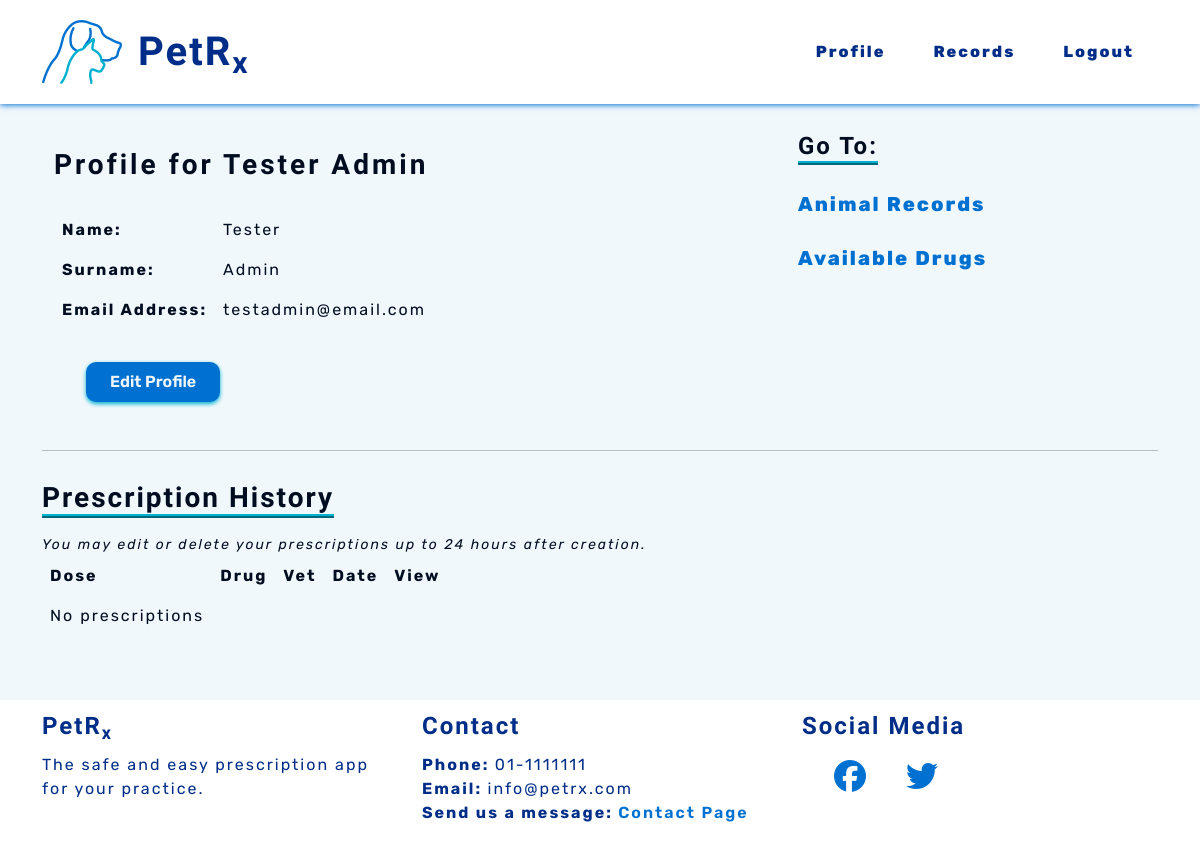
The page /profile/ (signed in) on the database its author committed.
### vetprofiles/models.py (models this page shows, shortened)
class Vet(AbstractBaseUser):
    email = models.EmailField(verbose_name="email", max_length=80, unique=True)
    first_name = models.CharField(max_length=30, blank=False)
    last_name = models.CharField(max_length=30, blank=False)
    last_login = models.DateTimeField(verbose_name='last login', auto_now=True)
    is_admin = models.BooleanField(default=False)
    is_active = models.BooleanField(default=False)
    is_staff = models.BooleanField(default=False)
    is_superuser = models.BooleanField(default=False)
    USERNAME_FIELD = 'email'
    REQUIRED_FIELDS = ['first_name', 'last_name', ]
    objects = AccountsManager()

### petrx/decorators.py (the view)
    def wrapper(request, *args, **kwargs):
        if request.user.is_authenticated:
            if request.user.is_active:
                return function(request, *args, **kwargs)
            else:
                return render(request, 'vetprofiles/restricted.html')
        else:
            return redirect('vetprofiles:login')

### vetprofiles/views.py (called while the page is built)
@vet_login_and_active
def profile(request):
    return render(request, 'vetprofiles/profile.html')

### vetprofiles/templates/vetprofiles/profile.html
{% extends 'base.html' %}
{% block content %}
<section>
    <div class="container">
        <div class="row">
            <div class="col-md-8">
                <h3 class="headings">Profile for {{ user.first_name }} {{ user.last_name }}</h3>
                <table class="table-responsive">
                    <tr>
                        <th>Name: </th>
                        <td>{{ user.first_name }}</td>
                    </tr>
                    <tr>
                        <th>Surname: </th>
                        <td>{{ user.last_name }}</td>
                    </tr>
                    <tr>
                        <th>Email Address: </th>
                        <td class="text-break">{{ user.email }}</td>
                    </tr>
                </table>
                <a class="pet-btns" href="{% url 'vetprofiles:edit_profile' %}" aria-label="Edit your profile">Edit
                    Profile</a>
            </div>
            <div class="col-md-4">
                <div>
                    <h4 class="subheadings">Go To:</h4>
                    <ul>
                        <li class="list-space">
                            <a class="pet-links bg-links" href="{% url 'records:records' %}"
                                aria-label="Go to animal records">Animal Records</a>
                        </li>
                        <li class="list-space">
                            <a class="pet-links bg-links" href="{% url 'prescriptions:drugs' %}"
                                aria-label="Go to available drugs">Available Drugs</a>
                        </li>
                    </ul>
                </div>
            </div>
        </div>
    </div>
</section>
<hr>
<section data-hx-get="{% url 'prescriptions:vet_prescrip'%}" data-hx-trigger="load">
    {% include 'prescriptions/list_prescrip.html' %}
</section>
{% endblock %}

### static/css/style.css (style rules this page uses)
:root { --site-white: #f1f8fc; --site-black: #000d21; --site-dark-blue: #002d88; --site-light-blue: #0071d1; --site-turquoise: #00b0cf; }
html { height: 100%; }
body { font-family: "Rubik", sans-serif; color: var(--site-black); font-size: 1rem; letter-spacing: 2px; background: var(--site-white); }
h1, h2, h3, h4 { font-family: "Fira Sans", "Rubik", sans-serif; font-weight: 900; margin-top: 0.5em; margin-bottom: 0.5em; }
.headings { letter-spacing: 3px; margin: 1em auto; }
.subheadings { display: inline-block; border-bottom: 4px ridge var(--site-turquoise); }
hr { color: var(--site-black); }
ul { padding: 0; }
li { list-style: none; }
a { text-decoration: none; }
.pet-links { cursor: pointer; color: var(--site-light-blue); font-weight: 600; transition: color .5s linear; }
.bg-links { font-size: 1.25em; font-weight: 800; }
.pet-btns { cursor: pointer; display: inline-block; background-color: var(--site-light-blue); color: var(--site-white); letter-spacing: 0px; font-weight: 600; padding: 0.5em 1.5em; margin: 2em; border: none; border-radius: 10px; box-shadow: 0 2px 4px 0 var(--site-turquoise); transition: all .2s linear; }
.list-space { padding: 0.75em 0; }
th, td { padding: 0.5em; }
th { background-color: var(--site-white); }

### rows shown on the page
Vet: first_name "Tester", last_name "Admin", email "testadmin@email.com"
